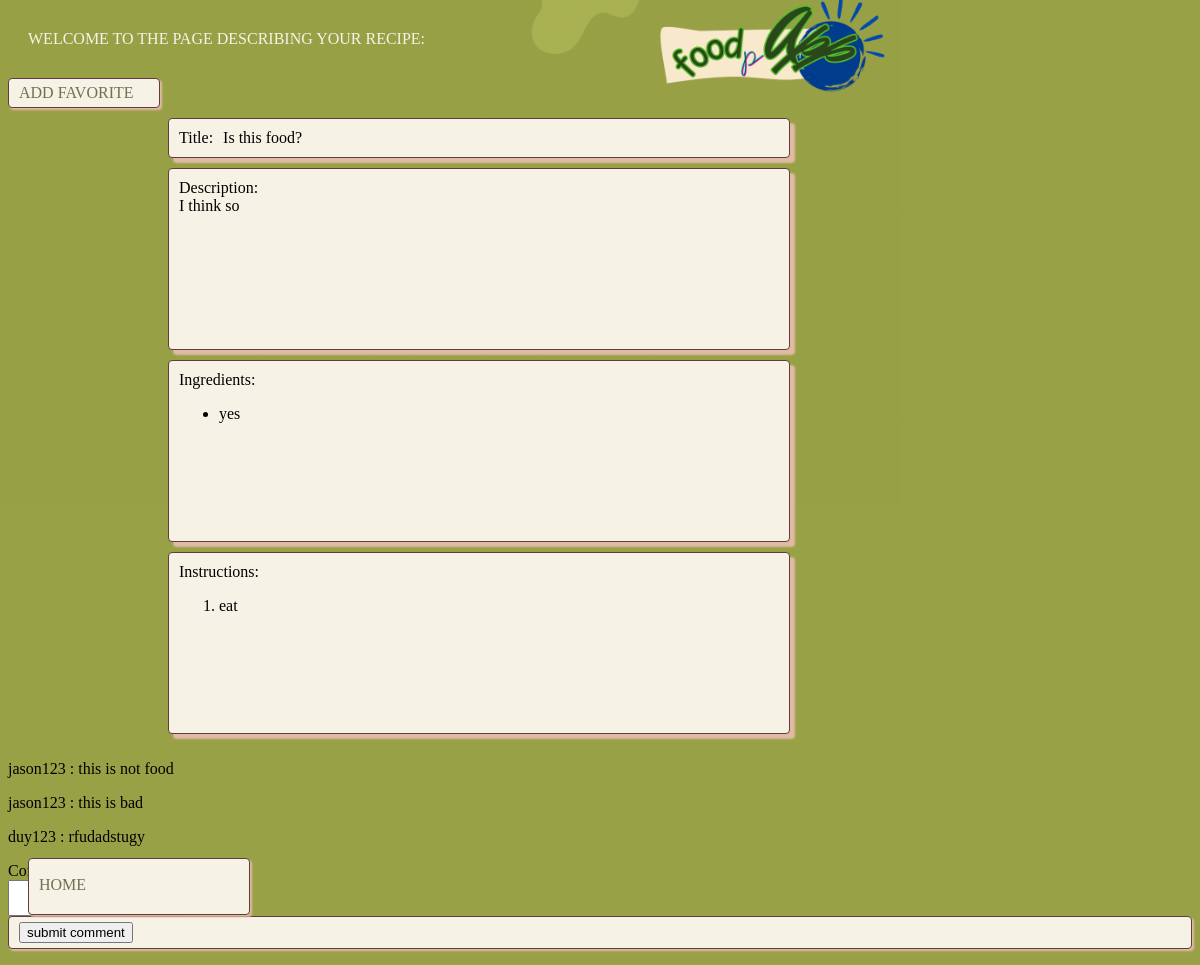
The page /home/myrecipes/mysinglerecipeview/1 (signed in) on the database its author committed.
### app/models.py (models this page shows, shortened)
class Recipe(db.Model):
    id = db.Column(db.Integer, primary_key=True)  # Primary key for recipe ID
    title = db.Column(db.String(80))  # Column for recipe title with a max length of 80 characters
    description = db.Column(db.Text, nullable=False)  # Column for recipe description (non-nullable)
    ingredients = db.Column(db.Text, nullable=False)
    instructions = db.Column(db.Text, nullable=False)
    comment_ids = db.Column(db.String, default="")
    created = db.Column(db.DateTime, default=datetime.now())  # Timestamp for when the recipe is created
    user_id = db.Column(db.Integer, db.ForeignKey('user.id'))  # Foreign key to associate with a User
    created = db.Column(db.DateTime, default=datetime.now())
    num_of_rating = db.Column(db.Integer, default=0)
    total_rating = db.Column(db.Integer, default=0)
    tags = db.Column(db.JSON, default={})
    def get_comment_ids(self):
        return self.comment_ids.split()
    def format_ingredients(self, unformatted_list):
        if not unformatted_list:  # Check if the list is empty
            return []
        return [element.strip() for element in unformatted_list.split('\n')]  # Split by newline and strip extra spaces
    def format_instructions(self, unformatted_list):
        if not unformatted_list:  # Check if the list is empty
            return []
        return [element.strip() for element in unformatted_list.split('.')]  # Split by dot and strip extra spaces

### app/routes.py (the view, shortened to what this page needs)
@myapp_obj.route("/home/myrecipes/mysinglerecipeview/<int:num>", methods=['GET', 'POST'])
@login_required  # Ensure the user is logged in before accessing this route
def mysinglerecipeview(num):
    recipe = Recipe.query.get(num)  # Fetch the recipe by its ID
    if recipe is None:  # If the recipe does not exist
        flash("Recipe not found.", "danger")  # Show a flash message
        return redirect("/home/myrecipes")  # Redirect to the recipes page
    form = CommentForm()
    formatted_ingredients = recipe.format_ingredients(recipe.ingredients)
    formatted_instructions = recipe.format_instructions(recipe.instructions)
    show_buttons = (current_user.is_authenticated and recipe.user_id == current_user.id)
    comment_list = []
    for comment_id in recipe.get_comment_ids():
        comment = Comment.query.get(comment_id) # gets the comment object
        content = comment.comment               # gets the content of the comment
        user = User.query.get(comment.user_id)  # gets the user object
        username = user.username                # gets the username of the user
        comment_list.append(f"{username} : {content}")  # comment format
    return render_template("mysinglerecipeview.html", title = "My Recipe", pageClass = "mysinglerecipeview",
                           ingredients=formatted_ingredients, instructions=formatted_instructions, recipe = recipe, show_buttons = show_buttons,
                           form = form, comment_list = comment_list)  # Render home.html

### app/forms.py
class CommentForm(FlaskForm):
    comment = TextAreaField("Comment", validators=[validators.DataRequired()])
    submit_comment =  SubmitField("submit comment")

### app/__init__.py (called while the page is built)
@login.user_loader
def load_user(id):
    return User.query.get(int(id))  # Fetch the user by ID from the database

### app/templates/mysinglerecipeview.html (shortened to what this page needs)
{% extends "base.html" %}
{% block content %}
	<div class = "welcome-text"> WELCOME TO THE PAGE DESCRIBING YOUR RECIPE: </div>
<form action="" method="POST" novalidate>
	<div class = "container">
		<div class = "left">
	<div class = "links">
		{% if not show_buttons %}
		  <a href="{{ url_for('add_favorite', recipe_id = recipe.id) }}">
		 	<div class = "button">  ADD FAVORITE </div>
		  </a>
 		 {% endif %}
	</div>
			 <div class = "recipe-content">
				<div class="title field">
					<div class="display-label">Title:</div>
					<div class="display-content">{{ recipe.title }}</div>
				</div>
				<div class="area field">
					<div class="display-label">Description:</div>
					<div class="display-content">{{ recipe.description}}</div>
				</div>
				  <div class="area field">
					  <div class="display-label">Ingredients:</div>
					  <div class="display-content">
						<ul>
							{% for ingredient in ingredients %}
								{% if ingredient != ''%}
									<li>{{ingredient}}</li>
								{% endif %}
							{% endfor %}
						</ul>
					</div>
				  </div>
				  <div class="area field">
					  <div class="display-label">Instructions:</div>
					  <div class="display-content">
						<ol>
							{% for step in instructions %}
								{% if step != ''%}
									<li>{{step}}</li>
								{% endif %}
							{% endfor %}
						</ol>
					  </div>
					</div>
			</div>
		</div>
	</div>
	{% for comment in comment_list %}
		<p>{{ comment }}</p>
	{% endfor %}
  	 <div class="form-field">
            <div class="input-text">{{form.comment.label}}:</div>
	 </div>
	 <div class = "button">  {{ form.submit_comment() }} </div>
</form>
	<a href = "{{url_for('home')}}" id = "home">
		<div class = "button home-button"> HOME </div>
	</a>
{% endblock %}

### app/static/styles.css (style rules this page uses)
a { text-decoration: none; }
.welcome-text { color: #f6f2e6; margin: 30px 20px; }
div.button.home-button { position: absolute; left: 28px; bottom: 30px; width: 200px; height: 33px; margin-bottom: 20px; padding-top: 17px; }

### rows shown on the page
Recipe: title "Is this food?", description "I think so", ingredients "yes", instructions "eat"

### other values the page prints
{{ comment }} "jason123 : this is not food" "jason123 : this is bad" "duy123 : rfudadstugy"
